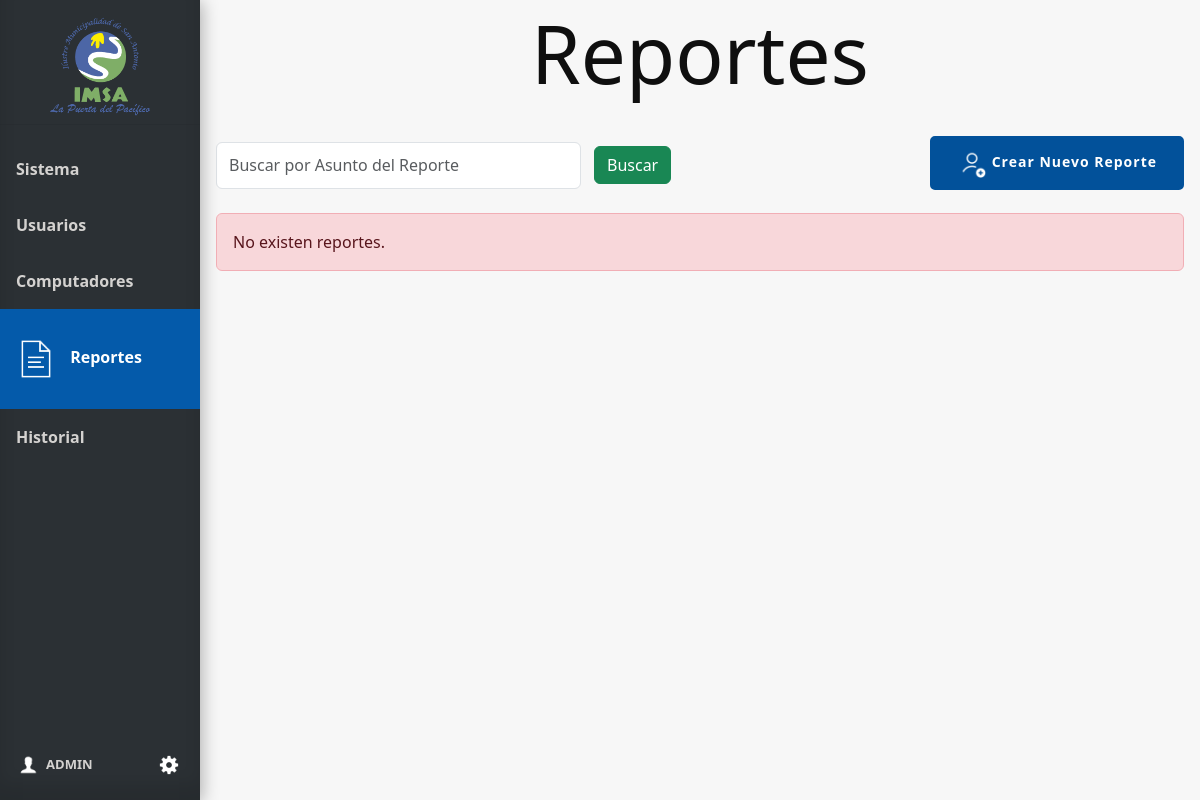
/reportes (signed in), run on an earlier commit of the app's database.
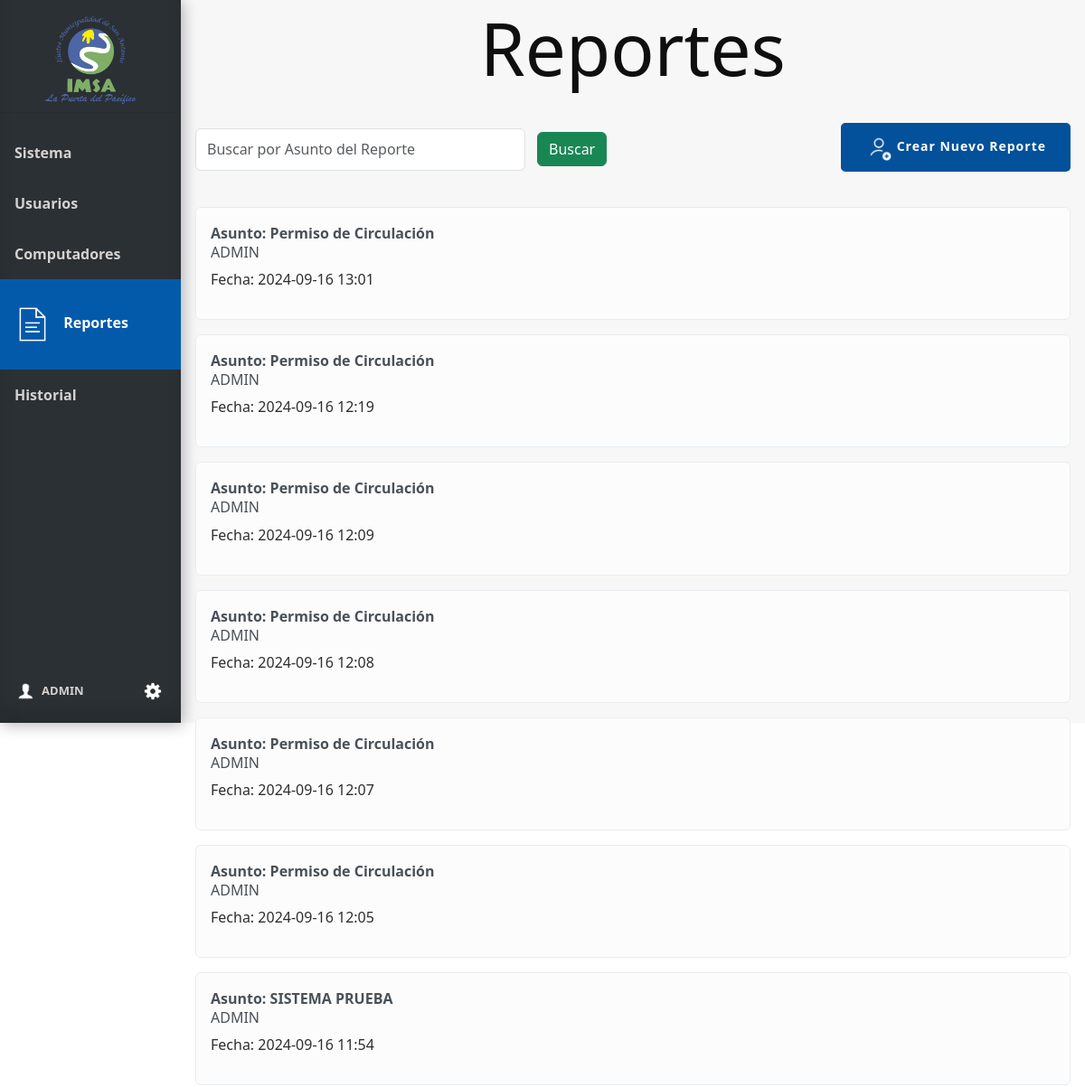
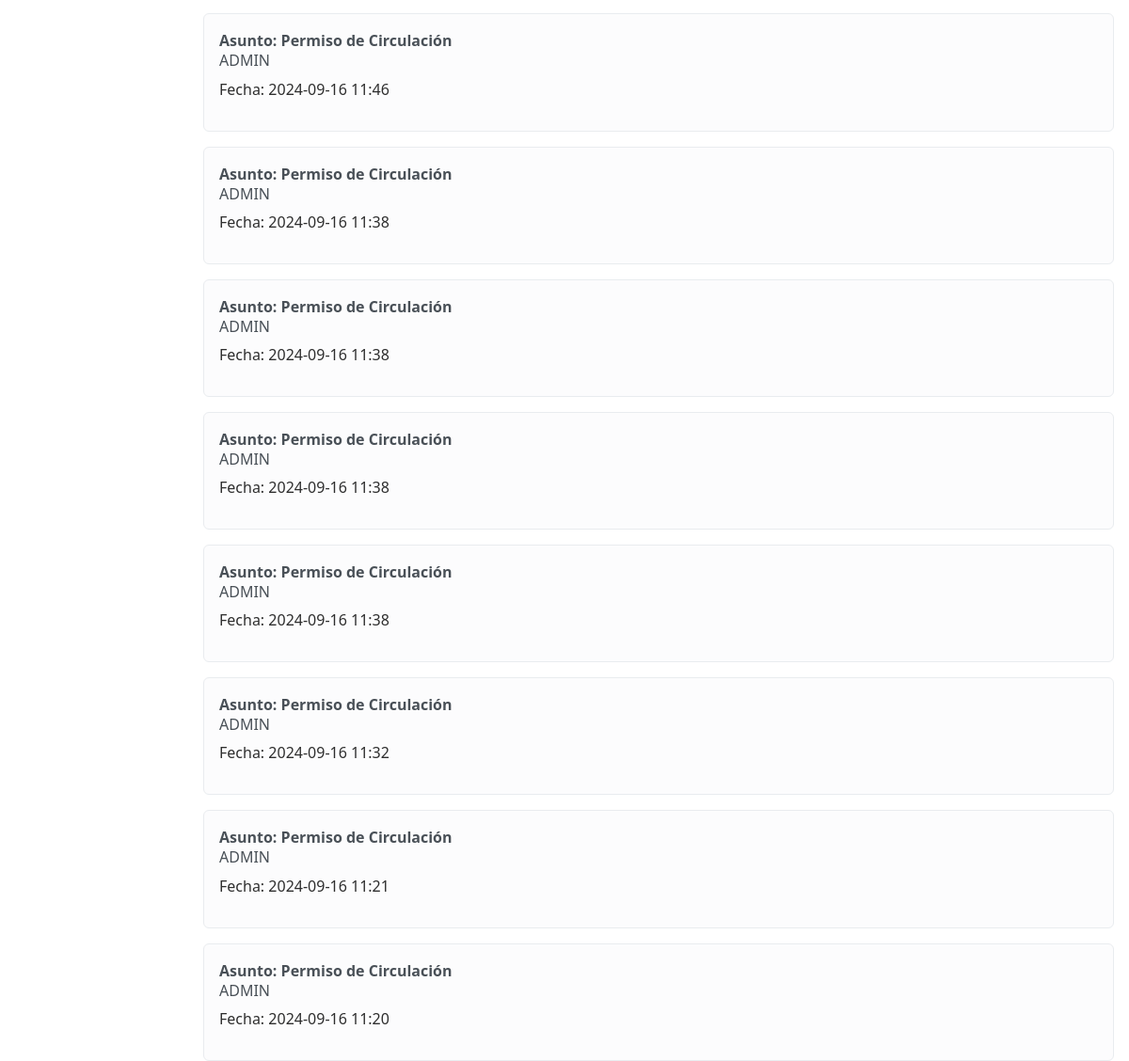
And on a later commit of the database (2 pictures, top to bottom).
### tables this page shows
CREATE TABLE Reportes (
    id_reporte INTEGER PRIMARY KEY AUTOINCREMENT,
    usuario_id INTEGER,
    asunto VARCHAR(100) NOT NULL,
    descripcion VARCHAR(300) NOT NULL,
    fecha TIMESTAMP DEFAULT CURRENT_TIMESTAMP,
    archivo VARCHAR,
    FOREIGN KEY (usuario_id) REFERENCES Usuario(Id_usuario)
);

### app.py (the view)
@app.route('/reportes', methods=['GET', 'POST'])
@login_required
def reportes():
    conn = get_db_connection()
    search = request.args.get('search')
    if search:
        query = f"SELECT * FROM Reportes WHERE asunto LIKE ? OR usuario_id LIKE ? ORDER BY fecha DESC"
        reportes = conn.execute(query, ('%' + search + '%', '%' + search + '%')).fetchall()
    else:
        reportes = conn.execute("SELECT * FROM Reportes ORDER BY fecha DESC").fetchall()
    conn.close()
    return render_template('reportes.html', reportes=reportes,  user=current_user)

### app.py (called while the page is built)
@login_manager.user_loader
def load_user(user_id):
    return Usuario.get_by_id(user_id)

def get_db_connection():
    conn = sqlite3.connect('database.db')
    conn.row_factory = sqlite3.Row
    return conn

### model.py (called while the page is built)
def get_db_connection():
    conn = sqlite3.connect('database.db')
    conn.row_factory = sqlite3.Row
    return conn

    @staticmethod
    def get_by_id(id_usuario):
        conn = get_db_connection()
        user_data = conn.execute('SELECT * FROM Usuario WHERE Id_usuario = ?', (id_usuario,)).fetchone()
        conn.close()
        if user_data:
            return Usuario(user_data['Id_usuario'], user_data['Nombre_user'], user_data['Email'], user_data['psw'])
        return None

### templates/reportes.html (shortened to what this page needs)
{% extends 'base.html' %}
{% block head %}
<link rel="stylesheet" href="{{ url_for('static', filename='css/style_reportes.css') }}">
{% endblock %}
{% block content %}
<h1 class="block-effect" style="--td:0.3s">
    <div class="block-reveal" style="--bc: #2b3034; --d: 0.5s">Reportes</div>
</h1>
<div class="head">
    <div class="filtros">
        <form method="get" action="{{ url_for('reportes') }}" id="filtro-form">
            <div class="filtro">
                <input class="form-control me-2" type="search" name="search"
                    placeholder="Buscar por Asunto del Reporte" aria-label="Search"
                    value="{{ request.args.get('search', '') }}">
                <button class="btn btn-success" type="submit">Buscar</button>
            </div>
        </form>
    </div>
    <div class="Botones_Reportes">
        <div class="reporte_2">
            <a href="{{ url_for('reporte_2') }}" class="button_slide slide_left">
                <img id="agregar" src="{{ url_for('static', filename='img/icon-agregar-usuario.png') }}" alt="icon-agregar"
                    width="30px">
                <b>Crear Nuevo Reporte</b>
            </a>
        </div>
    </div>
</div>
{% if reportes %}
<div class="mt-3">
    {% for reporte in reportes %}
    <div class="alert alert-light d-flex justify-content-between align-items-center" role="alert">
        <div class="listReport">
            <strong> <a href="{{ url_for('ver_reporte', id_reporte=reporte['id_reporte']) }}"  id="verReporte">Asunto: {{ reporte['asunto'] }}</a></strong>
            <h6>{{ reporte['usuario_id'] }}</h6>
            <p>Fecha: {{ reporte['fecha'] }} </p>
        </div>
    </div>
    {% endfor %}
</div>
{% else %}
<div class="alert alert-danger" role="alert">
    No existen reportes.
</div>
{% endif %}
{% endblock %}

What changed in the data, as far as the page shows it:
added Reportes: asunto "Permiso de Circulación", usuario_id "ADMIN", fecha "2024-09-16 13:01"
added Reportes: asunto "Permiso de Circulación", usuario_id "ADMIN", fecha "2024-09-16 12:19"
added Reportes: asunto "Permiso de Circulación", usuario_id "ADMIN", fecha "2024-09-16 12:09"
added Reportes: asunto "Permiso de Circulación", usuario_id "ADMIN", fecha "2024-09-16 12:08"
added Reportes: asunto "Permiso de Circulación", usuario_id "ADMIN", fecha "2024-09-16 12:07"
added Reportes: asunto "Permiso de Circulación", usuario_id "ADMIN", fecha "2024-09-16 12:05"
added Reportes: asunto "SISTEMA PRUEBA", usuario_id "ADMIN", fecha "2024-09-16 11:54"
added Reportes: asunto "Permiso de Circulación", usuario_id "ADMIN", fecha "2024-09-16 11:46"
added Reportes: asunto "Permiso de Circulación", usuario_id "ADMIN", fecha "2024-09-16 11:38"
added Reportes: asunto "Permiso de Circulación", usuario_id "ADMIN", fecha "2024-09-16 11:38"
added Reportes: asunto "Permiso de Circulación", usuario_id "ADMIN", fecha "2024-09-16 11:38"
added Reportes: asunto "Permiso de Circulación", usuario_id "ADMIN", fecha "2024-09-16 11:38"
added Reportes: asunto "Permiso de Circulación", usuario_id "ADMIN", fecha "2024-09-16 11:32"
added Reportes: asunto "Permiso de Circulación", usuario_id "ADMIN", fecha "2024-09-16 11:21"
added Reportes: asunto "Permiso de Circulación", usuario_id "ADMIN", fecha "2024-09-16 11:20"
Also different on the page:
text no longer shown: "No existen reportes."
